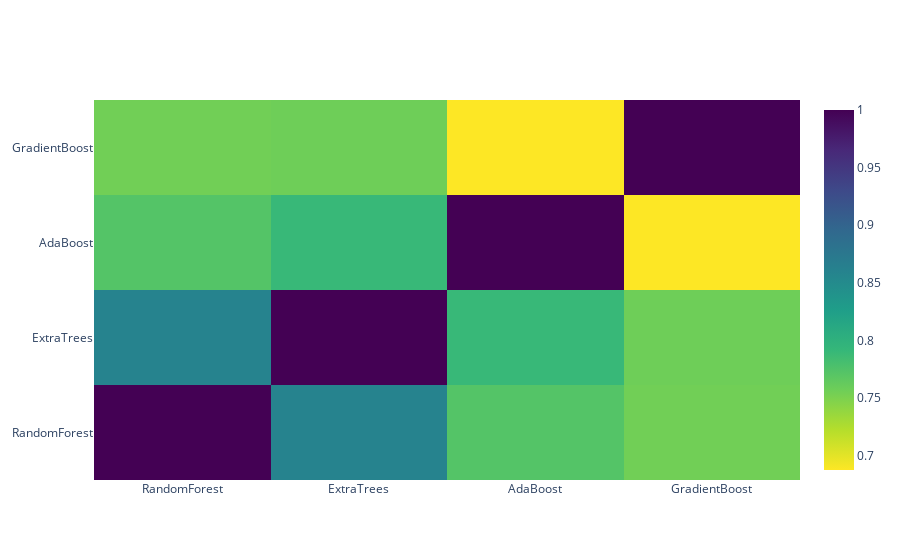

The code cell stored with this chart in its notebook:
### Markdown cell above
**Correlation Heatmap of the Second Level Training set**

### Code cell
data = [
    go.Heatmap(
        z= base_predictions_train.astype(float).corr().values ,
        x=base_predictions_train.columns.values,
        y= base_predictions_train.columns.values,
          colorscale='Viridis',
            showscale=True,
            reversescale = True
    )
]
pyo.iplot(data, filename='labelled-heatmap')

### Figure 1 — Plotly figure (JSON) as saved in the notebook; plotly's stock layout.template omitted (floating-point values rounded to 4 significant figures)
{"data": [{"colorscale": [[0, "#440154"], [0.1111, "#482878"], [0.2222, "#3e4989"], [0.3333, "#31688e"], [0.4444, "#26828e"], [0.5556, "#1f9e89"], [0.6667, "#35b779"], [0.7778, "#6ece58"], [0.8889, "#b5de2b"], [1, "#fde725"]], "reversescale": true, "showscale": true, "type": "heatmap", "x": ["RandomForest", "ExtraTrees", "AdaBoost", "GradientBoost"], "y": ["RandomForest", "ExtraTrees", "AdaBoost", "GradientBoost"], "z": [[1, 0.8593, 0.7726, 0.7553], [0.8593, 1, 0.79, 0.7569], [0.7726, 0.79, 1, 0.6874], [0.7553, 0.7569, 0.6874, 1]]}], "layout": {}}
